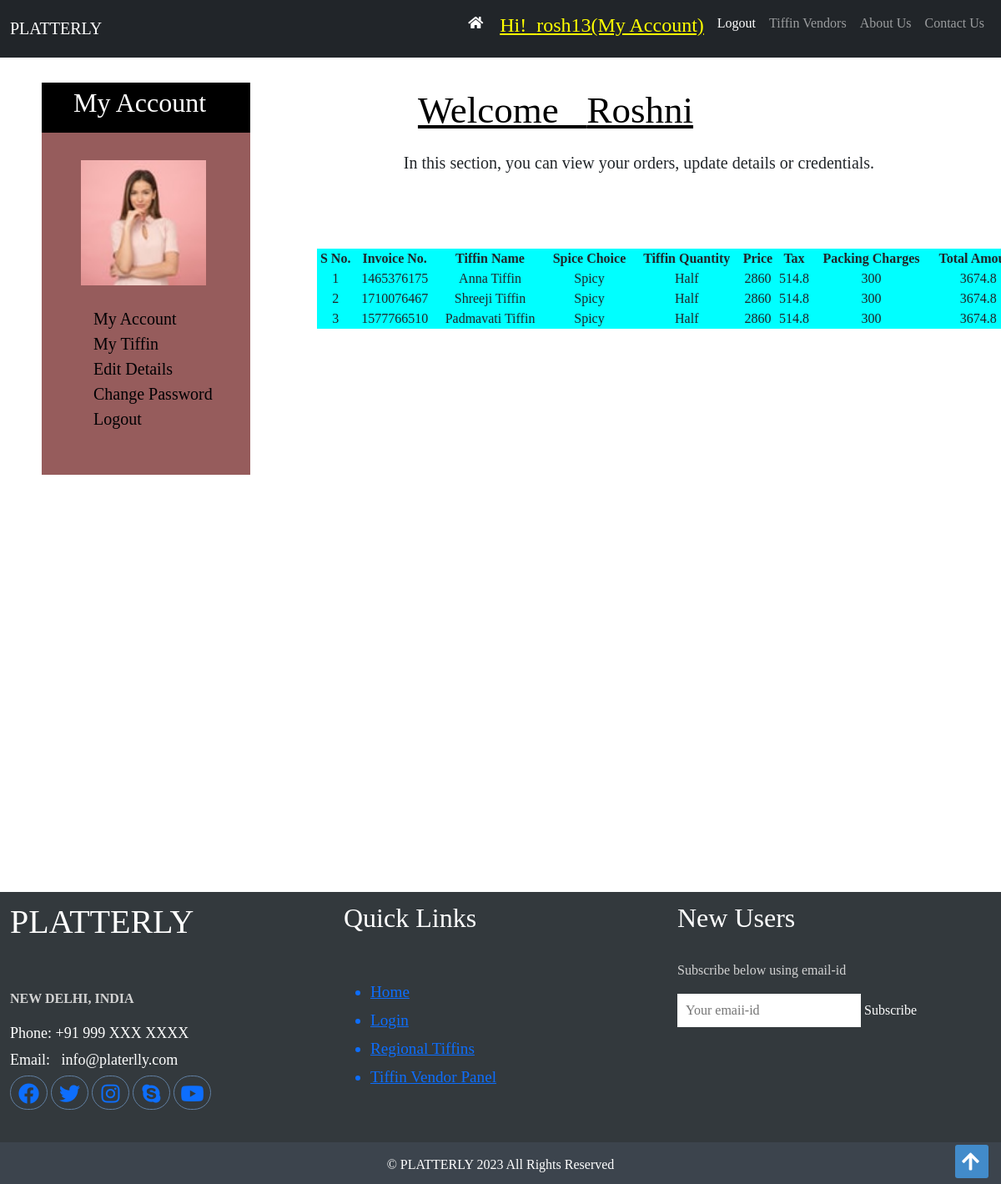
The app's page /customers/my_acc.php?my_tiffin (signed in) with its own data.
### tables this page shows
CREATE TABLE `customers` (
  `C_Id` int(100) NOT NULL,
  `C_Ip` varchar(255) NOT NULL,
  `C_Name` text NOT NULL,
  `C_user` varchar(100) NOT NULL,
  `C_Image` text NOT NULL,
  `C_email` varchar(100) NOT NULL,
  `C_pass` varchar(100) NOT NULL,
  `C_address` varchar(200) NOT NULL,
  `C_district` text NOT NULL,
  `C_contact` bigint(20) NOT NULL
);

CREATE TABLE `bill_det` (
  `S_No.` int(100) NOT NULL,
  `Invoice_No` int(100) NOT NULL,
  `C_user` varchar(255) NOT NULL,
  `C_ip` varchar(255) NOT NULL,
  `V_name` varchar(255) NOT NULL,
  `S_choice` varchar(255) NOT NULL,
  `Qty` varchar(100) NOT NULL,
  `Price` float NOT NULL,
  `Tax` float NOT NULL,
  `Packing` int(11) NOT NULL,
  `G_total` float NOT NULL
);

### customers/my_tiffin.php (the view, shortened to what this page needs)
<?php
include("includes/db.php");
	$c_user = $_SESSION['user'];
?>
<p style="margin-top:30px;"><h2 style="font-size:28px;">Tiffin Details</h2></p>
<p style="margin-right:120px;">
<table width="850" text-align="center" style="text-align:center; margin-top:20px; margin-right:50px; margin-left:380px; padding:40px 40px; background-color:cyan; " >
	<tr text-align="center">
		<th>S No.</th>
		<th>Invoice No.</th>
		<th>Tiffin Name</th>
		<th>Spice Choice</th>
		<th>Tiffin Quantity</th>
		<th>Price</th>
		<th>Tax</th>
		<th>Packing Charges</th>
		<th>Total Amount</th>
	</tr>
	<?php
	$get_tiffin = "select * from bill_det where C_user='$c_user'";
	$run_tiffin = mysqli_query($con, $get_tiffin);
	$i=0;
	while($row_orders = mysqli_fetch_array($run_tiffin)) {
		$invoice = $row_orders['Invoice_No'];
		$v_name = $row_orders['V_name'];
		$s_choice = $row_orders['S_choice'];
		$qty = $row_orders['Qty'];
		$price = $row_orders['Price'];
		$tax = $row_orders['Tax'];
		$pack = $row_orders['Packing'];
		$gtot = $row_orders['G_total'];
		$i++;
			echo"
		<tr text-align='center'>
			<td>$i</td>
			<td>$invoice</td>
			<td>$v_name</td>
			<td>$s_choice</td>
			<td>$qty</td>
			<td>$price</td>
			<td>$tax</td>
			<td>$pack</td>
			<td>$gtot</td>
		</tr>";
	}
	?>
</table>
</p>

### customers/my_acc.php (shortened to what this page needs)
<!DOCTYPE html>
<?php
include("includes/db.php");
?>
<html lang="en">
<head>
    <link rel="stylesheet" href="css/my_acc.css">
    <link rel="stylesheet" href="https://cdnjs.cloudflare.com/ajax/libs/font-awesome/5.15.3/css/all.min.css" />
    <link href="https://cdn.jsdelivr.net/npm/bootstrap@5.0.2/dist/css/bootstrap.min.css" rel="stylesheet">
</head>
<body>
    <nav class="navbar navbar-expand-lg navbar-dark bg-dark">
        <div class="container-fluid">
        <a class="navbar-brand" href="#">PLATTERLY</a>
        <div class="d-flex">
          <div class="collapse navbar-collapse" id="navbarSupportedContent">
            <ul class="navbar-nav me-auto mb-2 mb-lg-0">
            <li class="nav-item">
                <a class="nav-link active" aria-current="page" href="../index.php"><i class="fas fa-home"></i>&nbsp;</a>
              </li>
              <li class="nav-item">
                <?php
					        if(isset($_SESSION['user'])){
						        echo" <a class='nav-link active' href='my_acc.php'><h4 style='color:yellow;text-decoration:underline;'>Hi! &nbsp;".$_SESSION['user'].'(My Account)'."</h4></a>";
					        }
					        else {
						        echo"<a class='nav-link' href='login.php'>Login</a>";
					        }
				        ?>
				      </li>
              <li class="nav-item">
                <?php
					        if(isset($_SESSION['user'])){
						        echo" <a class='nav-link active' href='logout.php'>Logout</a>";
					        }
                ?>
              </li>
              <li><a class='nav-link' href='../regional.php'>Tiffin Vendors</a></li>
              <li class="nav-item">
                <a class="nav-link" href="../about.html">About Us</a>
              </li>
              <li class="nav-item">
                <a class="nav-link" href="#">Contact Us</a>
              </li>
            </ul>
           </div>
          </div>
        </div>
      </nav>
    <div class="page-wrapper">
      <div class="content clearfix">
       <div class="user-bg">
       <div class="box-2">
            <div><h2 style="background:black; color:white; height:60px; padding:5px 38px;">My Account</h2></div>
            <ul id="account_det">
                <?php
					if(isset($_SESSION['user'])){
                    $c_user = $_SESSION['user'];
                    $get_img = "select * from customers where C_user='$c_user'";
                    $run_img = mysqli_query($con, $get_img);
                    $row_img = mysqli_fetch_array($run_img);
                    $c_image = $row_img['C_Image'];
                    echo "<img src='images/$c_image' width='150' height='150'alt='User Image'/>";
			        }
		        ?>
            <li><a href="my_acc.php">My Account</a></li>
            <li><a href="my_acc.php?my_tiffin">My Tiffin</a></li>
            <li><a href="my_acc.php?edit_acc">Edit Details</a></li>
            <li><a href="my_acc.php?change_pass">Change Password</a></li>
            <li><a href="logout.php">Logout</a></li>
            </ul>
        </div>
        <div class="box-3">
            <ul>
                <li>
                <?php
                  if(isset($_SESSION['user'])){
                    $c_user = $_SESSION['user'];
                    $get_det = "select * from customers where C_user='$c_user'";
                    $run_det = mysqli_query($con, $get_det);
                    $row_det = mysqli_fetch_array($run_det);
                    $c_name = $row_det['C_Name'];
                    echo" <a class='nav-link' href='#'><h2 style='text-decoration:underline;'>Welcome &ensp;".$c_name."</h2></a>
                    <h5>In this section, you can view your orders, update details or credentials.</h5>
                    ";
                  }
                ?>
                </li>
            </ul>
            <?php
            if(isset($_GET['my_tiffin'])){
                include("my_tiffin.php");
            }
            ?>
        </div>
        </div>
         </div>
       </div>
   <div class="footer">
             <div class="footer-content">
                 <div class="footer-section about">
                     <h1 class="logo-text" style="text-align: left">PLATTERLY</h1><br><br>
                     <p> <b>NEW DELHI, INDIA</b> </p>
                     <div class="contact">
                         <p> Phone: +91 999 XXX XXXX </p>
                         <p>Email: &nbsp; info@platerlly.com </p>
                     </div>
                     <div class="socials">
                         <a href="#"><i class= "fab fa-facebook"></i></a>
                         <a href="#"><i class= "fab fa-twitter"></i></a>
                         <a href="#"><i class= "fab fa-instagram"></i></a>
                         <a href="#"><i class= "fab fa-skype"></i></a>
                         <a href="#"><i class= "fab fa-youtube"></i></a>
                     </div>
                 </div>
                 <div class="footer-section links">
                     <h2> Quick Links </h2>
                     <br> </br>
                     <ul>
                         <a href="index.php">
                             <li>Home</li>
                         </a>
                         <a href="#">
                             <li>Login</li>
                         </a>
                         <a href="#">
                             <li>Regional Tiffins</li>
                         </a>
                         <a href="#">
                             <li>Tiffin Vendor Panel</li>
                         </a>
                     </ul>
                 </div>
                 <div class="footer-section subscibe">
                     <h2>New Users</h2> <br>
                     <p> Subscribe below using email-id </p>
                     <form action="subscribe.html" method="post">
                         <input type="email" name="email" class="text-input sub-input" placeholder="Your emaii-id">
                         <button type="button" class="btn-big">Subscribe</button>
                     </form>
                 </div>
             </div>
             <div class="footer-bottom">
                 &copy; PLATTERLY 2023 All Rights Reserved
             </div>
     <a href="#" class="back-to-top"><i class="fas fa-arrow-up"></i><i class="icofont-simple-up"></i></a>
</body>
</html>

### customers/css/my_acc.css (style rules this page uses)
* { margin: 0; padding: 0; box-sizing: border-box; font-family: 'Franklin'; }
body { padding: 0px; margin: 0px; background: white; }
a { text-decoration: none; color: white; }
.page-wrapper { min-height: 1000px; }
.box-3 ul { list-style-type: none; display: flex; flex-wrap: wrap; justify-content: center; text-align: center; }
.box-3 ul li h2 { margin-top: 20px; margin-right: 200px; color: rgb(0, 0, 0); padding: 8px; font-size: 45px; }
.user-bg { background-color: #ffffff; margin-top: 0px; min-height: 1000px; }
h1 { text-align: center; margin-top: 20px; font-size: 35px; color: rgb(0,0,205); }
.box-2 { background-color: rgb(150, 92, 92); float:left; width: 250px; height: 470px; margin-left: 50px; margin-top: 30px; }
.box-2 img { margin: 25px 15px; }
.box-2 li { list-style-type: none; }
.box-2 li a { text-decoration: none; padding-top: 3px; margin-left: 30px; text-align: right; letter-spacing: 1; font-size: 20px; font-weight: 450; color: rgb(0, 0, 3); }
.footer { background: #33393d; color: #d3d3d3; height: 350px; position: relative; }
.footer .footer-content { height: 350px; display: flex; }
.footer .footer-content .footer-section { flex: 1; padding: 12px; }
.footer .footer-content h1, h2 { color: white; text-align: left; }
.footer .footer-content .about .contact p { display: block; color: white; font-size: 18px; margin-bottom: 5px; }
.footer .footer-content .footer-section .socials a { border: 1px solid #6180a3; width: 45px; height: 41px; padding-top: 3px; text-align: center; display: inline-block; font-size: 25px; border-radius: 30px; }
.footer .footer-content .links ul a { display: block; margin-bottom: 5px; font-size: 1.2em; transition: all .3s; }
.sub-input { background: white; color: white; margin-bottom: 0px; padding: 10px; height: 40px; size: 50px; border: none; }
.btn-big { background: #33393d; color: white; border: none; padding: 2.5rem, 1.3rem; line-height: 1.4rem; }
.footer .footer-bottom { background: #3c444d; color: #ffffff; height: 50px; width: 100%; text-align: center; position: absolute; bottom: 0px; left: 0px; padding-top: 15px; padding-bottom: 10px; }
.back-to-top { position: fixed; width: 40px; height: 40px; border-radius: 3px; bottom: 7px; right: 15px; background: #428bca; color: #fff; transition: display o.5s ease-in-out; z-index: 99999 }
.back-to-top i { font-size: 24px; position: absolute; top: 8px; left: 8px; }

### records on screen
customers: C_Image (picture), C_Name "Roshni"
bill_det: Invoice_No "1465376175", V_name "Anna Tiffin", S_choice "Spicy", Qty "Half", Price "2860", Tax "514.8", Packing "300", G_total "3674.8"
bill_det: Invoice_No "1710076467", V_name "Shreeji Tiffin", S_choice "Spicy", Qty "Half", Price "2860", Tax "514.8", Packing "300", G_total "3674.8"
bill_det: Invoice_No "1577766510", V_name "Padmavati Tiffin", S_choice "Spicy", Qty "Half", Price "2860", Tax "514.8", Packing "300", G_total "3674.8"

### other values on screen
$_SESSION['user'] "rosh13"
